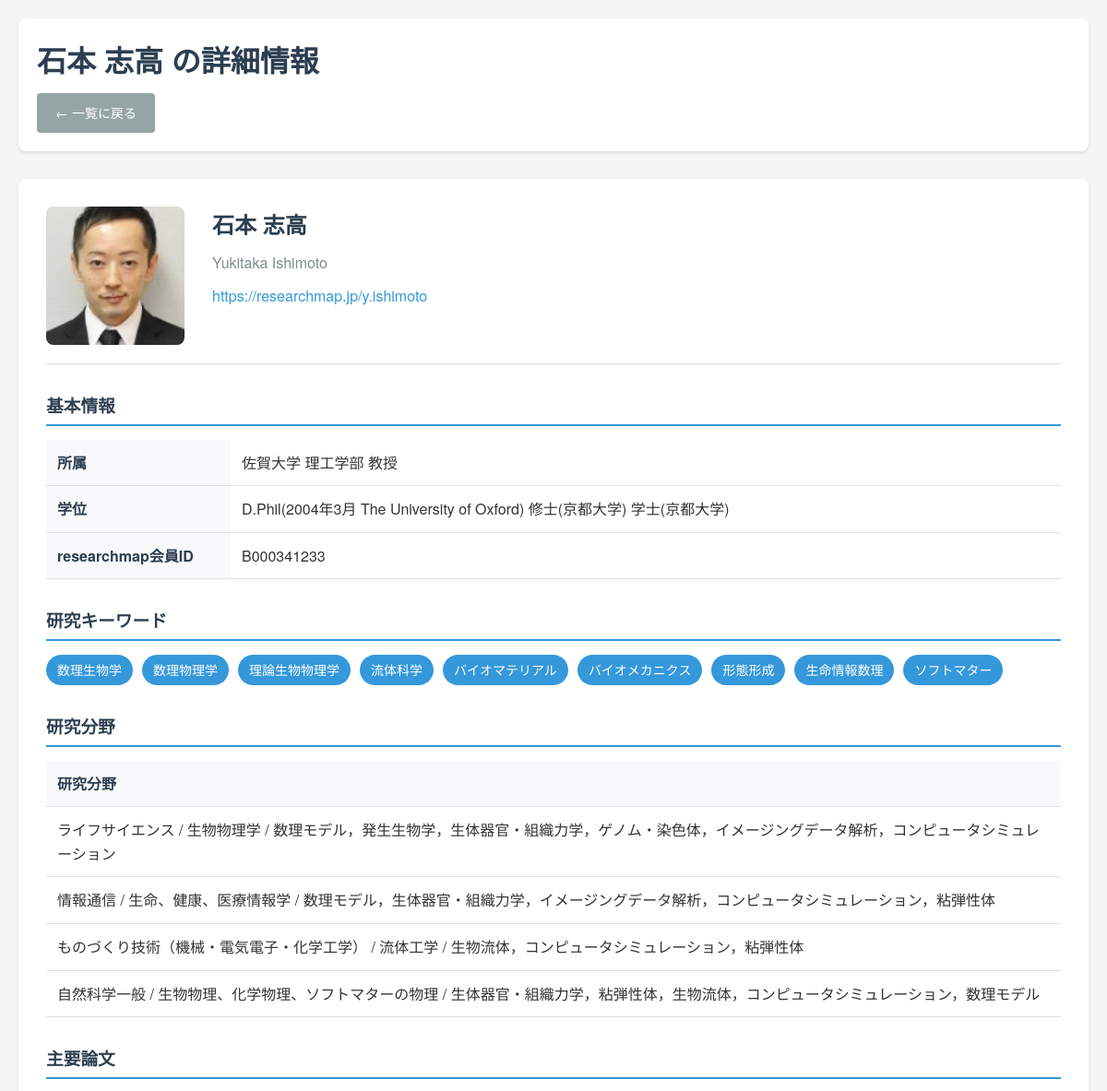
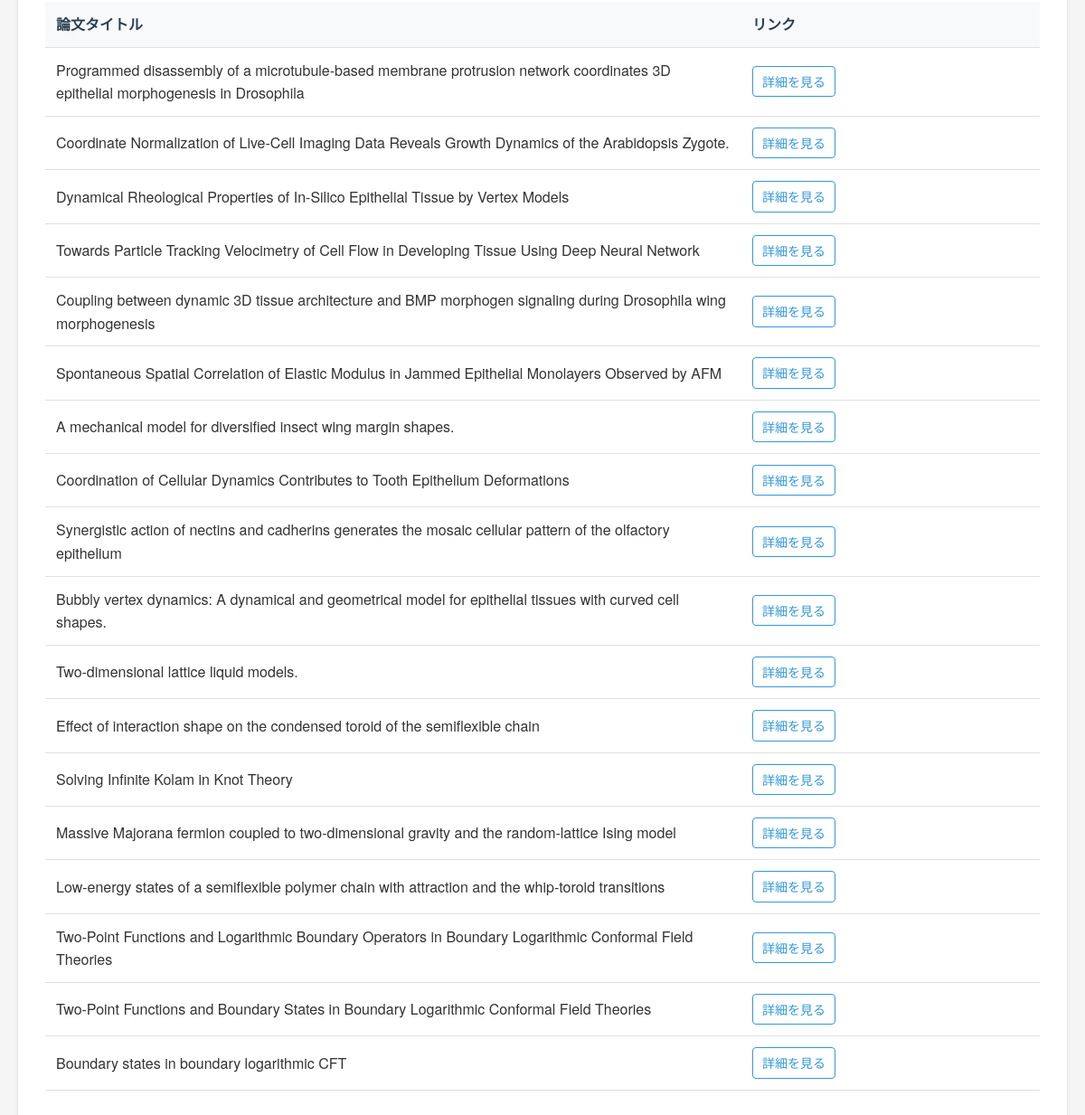
Screenshot of /teacher/1 with the database file from the repository (2 pictures, top to bottom).
### tables this page shows
CREATE TABLE teacher (
        id   INTEGER PRIMARY KEY,
        url  TEXT UNIQUE,
        name TEXT,
        ruby TEXT,
        image TEXT
    );

CREATE TABLE basic_info (
        teacher_id INTEGER,
        key        TEXT,
        value      TEXT,
        FOREIGN KEY(teacher_id) REFERENCES teacher(id) ON DELETE CASCADE
    );

CREATE TABLE research_keyword (
        teacher_id INTEGER,
        keyword    TEXT,
        FOREIGN KEY(teacher_id) REFERENCES teacher(id) ON DELETE CASCADE
    );

CREATE TABLE research_area (
        teacher_id INTEGER,
        area       TEXT,
        FOREIGN KEY(teacher_id) REFERENCES teacher(id) ON DELETE CASCADE
    );

CREATE TABLE major_paper (
        teacher_id INTEGER,
        title      TEXT,
        link       TEXT,
        FOREIGN KEY(teacher_id) REFERENCES teacher(id) ON DELETE CASCADE
    );

### app.py (the view)
@app.route('/teacher/<int:teacher_id>')
def teacher_detail(teacher_id):
    db = get_db()
    teacher_cur = db.execute('SELECT * FROM teacher WHERE id = ?', (teacher_id,))
    teacher = teacher_cur.fetchone()
    if not teacher:
        abort(404)
    basic_info_cur = db.execute('SELECT key, value FROM basic_info WHERE teacher_id = ?', (teacher_id,))
    basic_info = basic_info_cur.fetchall()
    keywords_cur = db.execute('SELECT keyword FROM research_keyword WHERE teacher_id = ?', (teacher_id,))
    keywords = keywords_cur.fetchall()
    areas_cur = db.execute('SELECT area FROM research_area WHERE teacher_id = ?', (teacher_id,))
    areas = areas_cur.fetchall()
    papers_cur = db.execute('SELECT title, link FROM major_paper WHERE teacher_id = ? AND title IS NOT NULL', (teacher_id,))
    papers = papers_cur.fetchall()
    return render_template('detail.html',
                          teacher=teacher,
                          basic_info=basic_info,
                          keywords=keywords,
                          areas=areas,
                          papers=papers)

### app.py (called while the page is built)
def get_db():
    if 'db' not in g:
        conn = sqlite3.connect(DATABASE)
        conn.row_factory = sqlite3.Row
        g.db = conn
    return g.db

### templates/detail.html (shortened to what this page needs)
<!DOCTYPE html>
<html lang="ja">
<head>
    <link rel="stylesheet" href="{{ url_for('static', filename='css/style.css') }}">
</head>
<body>
    <div class="container">
        <header>
            <h1>{{ teacher.name }} の詳細情報</h1>
            <nav>
                <a href="{{ url_for('index') }}" class="btn btn-secondary">← 一覧に戻る</a>
            </nav>
        </header>
        <main>
            <div class="teacher-profile">
                <div class="profile-header">
                    {% if teacher.image %}
                    <img src="{{ url_for('static', filename='images/' + teacher.image.split('/')[-1]) }}" alt="{{ teacher.name }}" class="profile-image">
                    {% else %}
                    <div class="no-image-large">画像なし</div>
                    {% endif %}
                    <div class="profile-info">
                        <h2>{{ teacher.name }}</h2>
                        {% if teacher.ruby %}
                        <p class="ruby">{{ teacher.ruby }}</p>
                        {% endif %}
                        <p class="url"><a href="{{ teacher.url }}" target="_blank">{{ teacher.url }}</a></p>
                    </div>
                </div>
                {% if basic_info %}
                <section class="basic-info">
                    <h3>基本情報</h3>
                    <table class="info-table">
                        {% for info in basic_info %}
                        <tr>
                            <th>{{ info.key }}</th>
                            <td>{{ info.value }}</td>
                        </tr>
                        {% endfor %}
                    </table>
                </section>
                {% endif %}
                {% if keywords %}
                <section class="keywords">
                    <h3>研究キーワード</h3>
                    <div class="keyword-list">
                        {% for keyword in keywords %}
                        <span class="keyword-tag">{{ keyword.keyword }}</span>
                        {% endfor %}
                    </div>
                </section>
                {% endif %}
                {% if areas %}
                <section class="research-areas">
                    <h3>研究分野</h3>
                    <table class="areas-table">
                        <thead>
                            <tr>
                                <th>研究分野</th>
                            </tr>
                        </thead>
                        <tbody>
                            {% for area in areas %}
                            <tr>
                                <td>{{ area.area }}</td>
                            </tr>
                            {% endfor %}
                        </tbody>
                    </table>
                </section>
                {% endif %}
                {% if papers %}
                <section class="papers">
                    <h3>主要論文</h3>
                    <table class="papers-table">
                        <thead>
                            <tr>
                                <th>論文タイトル</th>
                                <th>リンク</th>
                            </tr>
                        </thead>
                        <tbody>
                            {% for paper in papers %}
                            <tr>
                                <td>{{ paper.title }}</td>
                                <td>
                                    {% if paper.link %}
                                    <a href="{{ paper.link }}" target="_blank" class="paper-link">詳細を見る</a>
                                    {% else %}
                                    <span class="no-link">リンクなし</span>
                                    {% endif %}
                                </td>
                            </tr>
                            {% endfor %}
                        </tbody>
                    </table>
                </section>
                {% endif %}
            </div>
        </main>
    </div>
</body>
</html>

### static/css/style.css (style rules this page uses)
* { margin: 0; padding: 0; box-sizing: border-box; }
body { font-family: 'Helvetica Neue', Arial, 'Hiragino Kaku Gothic ProN', 'Hiragino Sans', Meiryo, sans-serif; line-height: 1.6; color: #333; background-color: #f5f5f5; }
.container { max-width: 1200px; margin: 0 auto; padding: 20px; }
header { background: white; padding: 20px; margin-bottom: 30px; border-radius: 8px; box-shadow: 0 2px 4px rgba(0,0,0,0.1); }
header h1 { color: #2c3e50; margin-bottom: 10px; }
nav { margin-top: 10px; }
.btn { display: inline-block; padding: 10px 20px; text-decoration: none; border-radius: 4px; border: none; cursor: pointer; font-size: 14px; transition: background-color 0.3s; }
.btn-secondary { background-color: #95a5a6; color: white; }
.teacher-profile { background: white; padding: 30px; border-radius: 8px; box-shadow: 0 2px 4px rgba(0,0,0,0.1); }
.profile-header { display: flex; margin-bottom: 30px; padding-bottom: 20px; border-bottom: 1px solid #e0e0e0; }
.profile-image { width: 150px; height: 150px; object-fit: cover; border-radius: 8px; margin-right: 30px; }
.profile-info h2 { color: #2c3e50; margin-bottom: 10px; }
.profile-info .ruby { color: #7f8c8d; margin-bottom: 10px; }
.profile-info .url a { color: #3498db; text-decoration: none; }
section { margin-bottom: 30px; }
section h3 { color: #2c3e50; margin-bottom: 15px; padding-bottom: 5px; border-bottom: 2px solid #3498db; }
.info-table, .areas-table, .papers-table { width: 100%; border-collapse: collapse; margin-top: 10px; }
.info-table th, .info-table td, .areas-table th, .areas-table td, .papers-table th, .papers-table td { padding: 12px; text-align: left; border-bottom: 1px solid #e0e0e0; }
.info-table th, .areas-table th, .papers-table th { background-color: #f8f9fa; font-weight: bold; color: #2c3e50; }
.info-table th { width: 200px; }
.papers-table th:first-child { width: 70%; }
.papers-table th:last-child { width: 30%; }
.keyword-list { display: flex; flex-wrap: wrap; gap: 10px; }
.keyword-tag { background-color: #3498db; color: white; padding: 5px 12px; border-radius: 20px; font-size: 14px; }
.paper-link { color: #3498db; text-decoration: none; padding: 5px 10px; border: 1px solid #3498db; border-radius: 4px; display: inline-block; font-size: 14px; transition: background-color 0.3s; }

### rows the page displays
teacher: name "石本 志高", image (picture), ruby "Yukitaka Ishimoto", url "https://researchmap.jp/y.ishimoto"
basic_info: key "所属", value "佐賀大学 理工学部 教授"
basic_info: key "学位", value "D.Phil(2004年3月 The University of Oxford) 修士(京都大学) 学士(京都大学)"
basic_info: key "researchmap会員ID", value "B000341233"
research_keyword: keyword "数理生物学"
research_keyword: keyword "数理物理学"
research_keyword: keyword "理論生物物理学"
research_keyword: keyword "流体科学"
research_keyword: keyword "バイオマテリアル"
research_keyword: keyword "バイオメカニクス"
research_keyword: keyword "形態形成"
research_keyword: keyword "生命情報数理"
research_keyword: keyword "ソフトマター"
research_area: area "ライフサイエンス / 生物物理学 / 数理モデル，発生生物学，生体器官・組織力学，ゲノム・染色体，イメージングデータ解析，コンピュータシミュレーション"
research_area: area "情報通信 / 生命、健康、医療情報学 / 数理モデル，生体器官・組織力学，イメージングデータ解析，コンピュータシミュレーション，粘弾性体"
research_area: area "ものづくり技術（機械・電気電子・化学工学） / 流体工学 / 生物流体，コンピュータシミュレーション，粘弾性体"
research_area: area "自然科学一般 / 生物物理、化学物理、ソフトマターの物理 / 生体器官・組織力学，粘弾性体，生物流体，コンピュータシミュレーション，数理モデル"
major_paper: title "Programmed disassembly of a microtubule-based membrane protrusion network coordinates 3D epithelial morphogenesis in Drosophila"
major_paper: title "Coordinate Normalization of Live-Cell Imaging Data Reveals Growth Dynamics of the Arabidopsis Zygote."
major_paper: title "Dynamical Rheological Properties of In-Silico Epithelial Tissue by Vertex Models"
major_paper: title "Towards Particle Tracking Velocimetry of Cell Flow in Developing Tissue Using Deep Neural Network"
major_paper: title "Coupling between dynamic 3D tissue architecture and BMP morphogen signaling during Drosophila wing morphogenesis"
major_paper: title "Spontaneous Spatial Correlation of Elastic Modulus in Jammed Epithelial Monolayers Observed by AFM"
major_paper: title "A mechanical model for diversified insect wing margin shapes."
major_paper: title "Coordination of Cellular Dynamics Contributes to Tooth Epithelium Deformations"
major_paper: title "Synergistic action of nectins and cadherins generates the mosaic cellular pattern of the olfactory epithelium"
major_paper: title "Bubbly vertex dynamics: A dynamical and geometrical model for epithelial tissues with curved cell shapes."
major_paper: title "Two-dimensional lattice liquid models."
major_paper: title "Effect of interaction shape on the condensed toroid of the semiflexible chain"
major_paper: title "Solving Infinite Kolam in Knot Theory"
major_paper: title "Massive Majorana fermion coupled to two-dimensional gravity and the random-lattice Ising model"
major_paper: title "Low-energy states of a semiflexible polymer chain with attraction and the whip-toroid transitions"
major_paper: title "Two-Point Functions and Logarithmic Boundary Operators in Boundary Logarithmic Conformal Field Theories"
major_paper: title "Two-Point Functions and Boundary States in Boundary Logarithmic Conformal Field Theories"
major_paper: title "Boundary states in boundary logarithmic CFT"
